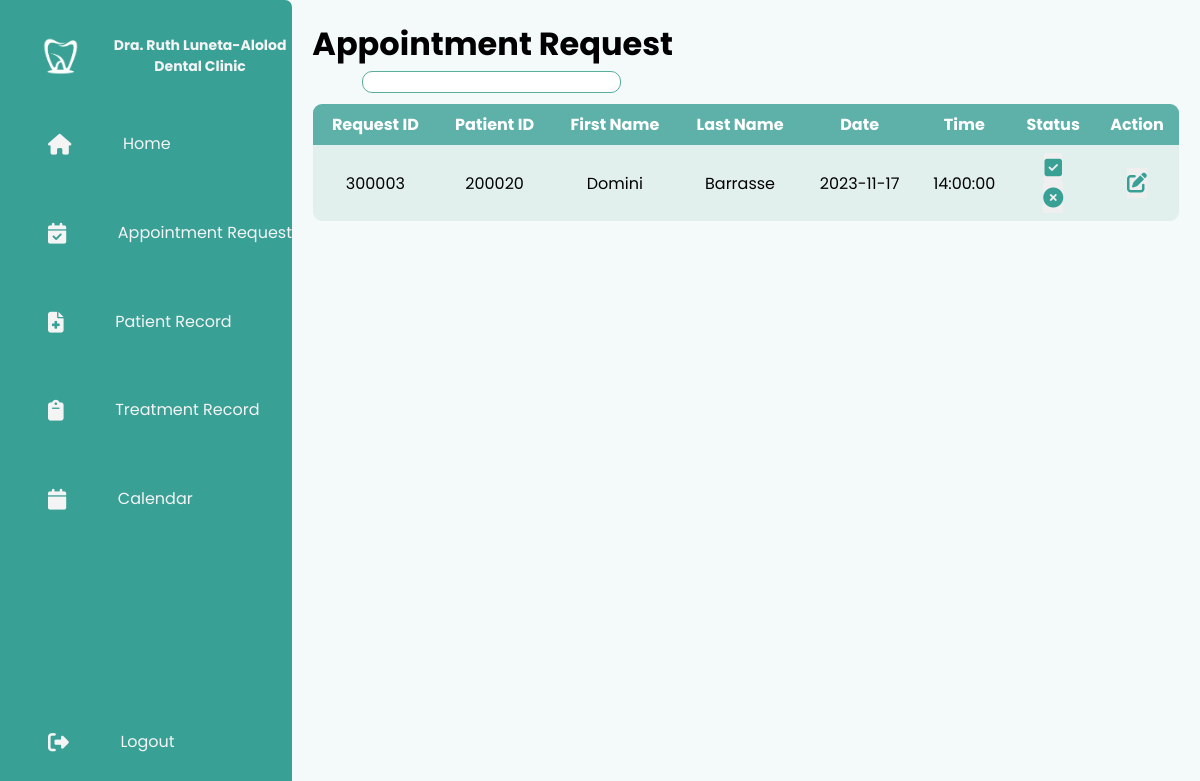
Screenshot of /pages/appointmentRequest.php with the database file from the repository.
### tables this page shows
CREATE TABLE `requests` (
  `requestID` int(10) NOT NULL,
  `patientID` int(10) DEFAULT NULL,
  `requestServices` varchar(150) DEFAULT NULL,
  `requestDate` date DEFAULT NULL,
  `requestTime` time DEFAULT NULL,
  `requestNotes` text DEFAULT NULL,
  `requestStatus` varchar(10) DEFAULT 'Pending'
);

CREATE TABLE `patients` (
  `patientID` int(10) NOT NULL,
  `patientFirstName` varchar(30) DEFAULT NULL,
  `patientLastName` varchar(30) DEFAULT NULL,
  `patientAge` int(11) DEFAULT NULL,
  `patientSex` varchar(10) DEFAULT NULL,
  `patientMobileNo` varchar(15) DEFAULT NULL,
  `patientEmail` varchar(70) DEFAULT NULL,
  `patientAddress` varchar(100) DEFAULT NULL,
  `patientOccupation` varchar(30) DEFAULT NULL,
  `patientBalance` decimal(15,2) DEFAULT NULL,
  `patientStatus` varchar(15) DEFAULT 'Not Verified'
);

### pages/appointmentRequest.php (the view, shortened to what this page needs)
<?php
  include("../phpFiles/dbConnect.php");
  $searchKeyword = "";
  $sql = "SELECT requests.requestID, requests.patientID, patients.patientFirstName, patients.patientLastName, requests.requestDate, requests.requestTime, requests.requestStatus
          FROM requests
          LEFT JOIN patients ON requests.patientID = patients.patientID
          WHERE requests.requestStatus ='Pending'";
  $sql .= ";";
  $result = $conn->query($sql);
?>
<!DOCTYPE html>
<html lang="en">
<head>
    <link rel="stylesheet" href="../styles/appointmentRequest.css">
    <link rel="stylesheet" href="https://cdnjs.cloudflare.com/ajax/libs/font-awesome/6.4.2/css/all.min.css" />
</head>
<body>
    <div class="container">
        <?php include('sidebar.php'); ?>
      <div class="table-container">
        <h1 class="header">Appointment Request</h1>
        <div id="reqTbl">
          <div id="search-container">
            <form action="<?php echo htmlspecialchars($_SERVER["PHP_SELF"]); ?>" method="post">
              <input type="text" name="searchKeyword" value="<?php echo $searchKeyword; ?>">
            </form>
          </div>
          <?php
            if ($result->num_rows > 0) {
                echo "<table>";
                echo "<tr><th>Request ID</th><th>Patient ID</th><th>First Name</th><th>Last Name</th><th>Date</th><th>Time</th><th>Status</th><th>Action</th></tr>";
                while ($row = $result->fetch_assoc()) {
                  echo "<tr>";
                  echo "<td>" . $row["requestID"] . "</td>";
                  echo "<td>" . $row["patientID"] . "</td>";
                  echo "<td>" . $row["patientFirstName"] . "</td>";
                  echo "<td>" . $row["patientLastName"] . "</td>";
                  echo "<td>" . $row["requestDate"] . "</td>";
                  echo "<td>" . $row["requestTime"] . "</td>";
                  echo "<td>";
                  if ($row["requestStatus"] == "Pending") {
                      echo "<form action='appointmentRequestUpdate.php' method='post'>
                                <input type='hidden' name='requestID' value='{$row['requestID']}'>
                                <input type='hidden' name='newStatus' value='Approved'>
                                <button type='submit' name='approve'><i class='fas fa-check-square'></i></button>
                            </form>";
                      echo "<form action='appointmentRequestUpdate.php' method='post'>
                                <input type='hidden' name='requestID' value='{$row['requestID']}'>
                                <input type='hidden' name='newStatus' value='Declined'>
                                <button type='submit' name='decline'><i class='fas fa-times-circle'></i></button>
                              </form>";
                  } else {
                      echo $row["requestStatus"];
                  }
                  echo "</td>";
                  echo "<td>
                            <form action='appointmentRequestUpdate.php' method='post'>
                                <input type='hidden' name='requestID' value='{$row['requestID']}'>
                                <input type='hidden' name='requestStatus' value='{$row['requestStatus']}'>
                                <button type='submit'><i class='fas fa-edit'></i></button>
                            </form>
                        </td>";
                  echo "</tr>";
                }
                echo "</table>";
            } else {
                echo "0 results";
            }
          ?>
        </div>
      </div>
  </div>
</body>
</html>

### styles/appointmentRequest.css (style rules this page uses)
* { margin: 0; padding: 0; outline: none; border: none; text-decoration: none; box-sizing: border-box; font-family: "Poppins", sans-serif; }
body { background: #f4fafa; }
.container { display: flex; }
.table-container { position: relative; padding: 20px; width: calc(100% - 100px); }
#reqTbl { display: flex; flex-direction: column; justify-content: center; align-items: center; }
#search-container { display: flex; justify-content: space-between; width: calc(100% - 100px); }
#search-container input { border: 1px solid #58AD9D; border-radius: 10px; }
table { overflow: hidden; border-radius: 10px; border: 1px solid black; margin-top: 10px; border-collapse: collapse; width: 100%; }
th, td { padding: 8px; text-align: center; word-wrap: break-word; }
th { background-color: #5EB1A9; color: white; }
tr:nth-child(even) { background-color: #E1EFED; }
tr:nth-child(odd) { background-color: #CFE7E4; }
button { cursor: pointer; font-size: 20px; color: #38a095; }

### styles/sidebar.css (style rules this page uses)
:root { --bg: #f4fafa; --green: #39a096; --white: #f4f4f4; --darkwhite: #f4fafa; }

### rows the page displays
requests: requestID "300003", patientID "200020", patientID.patientFirstName "Domini", patientID.patientLastName "Barrasse", requestDate "2023-11-17", requestTime "14:00:00"
